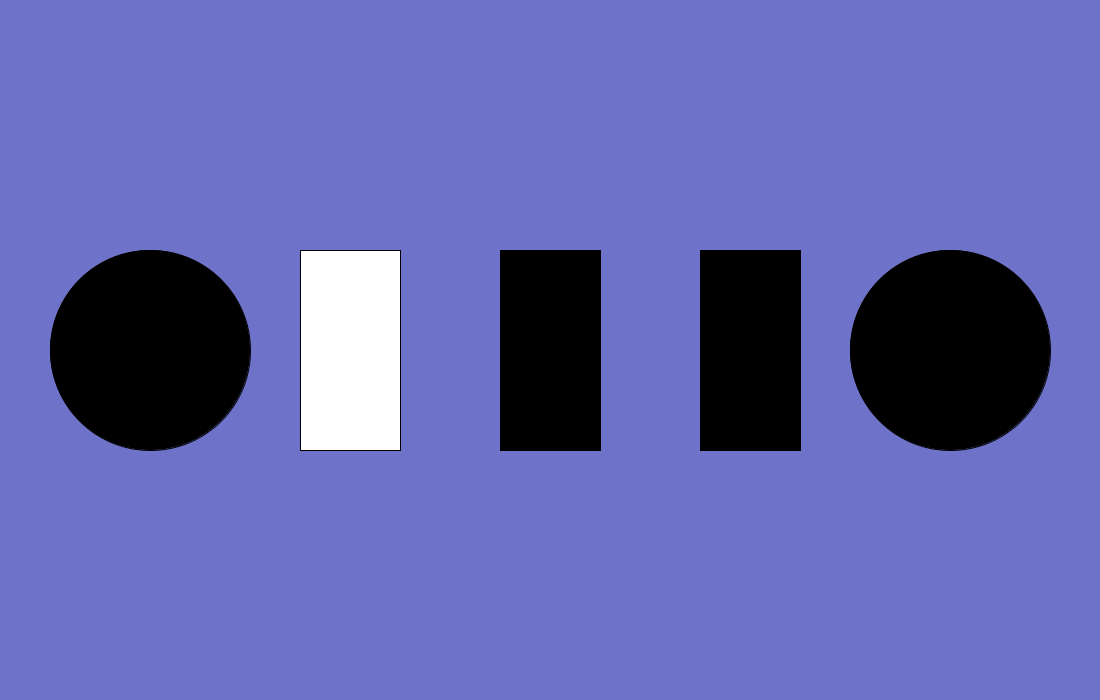
Frame 1 (no input)
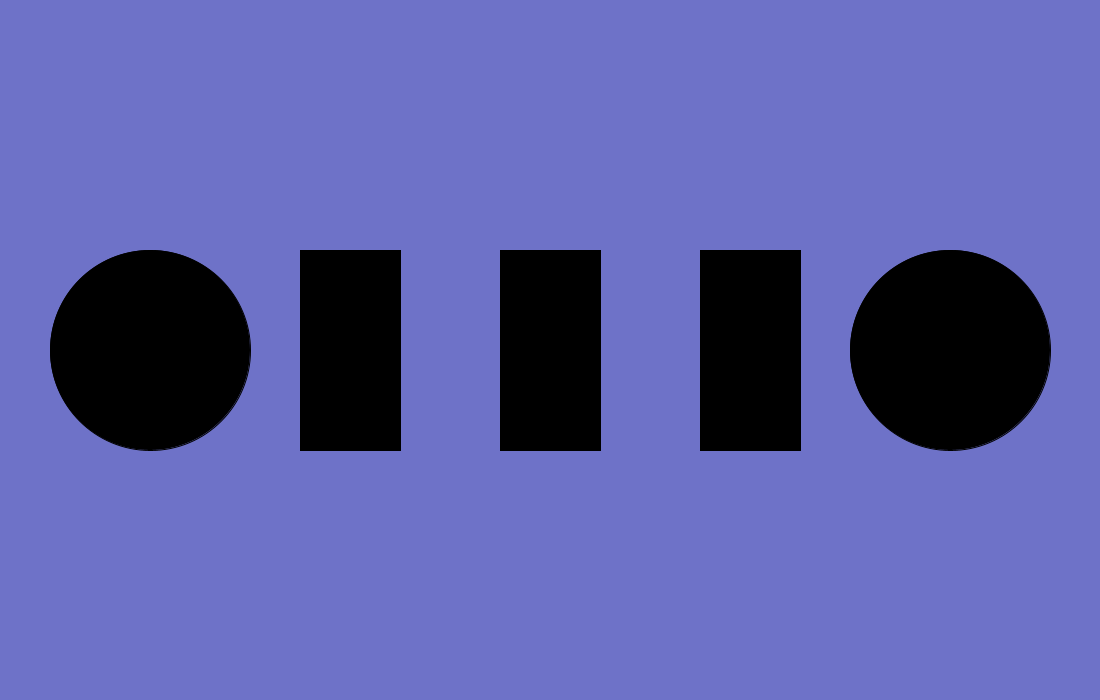
Frame 60 (the mouse pressed at the canvas centre just before this capture)
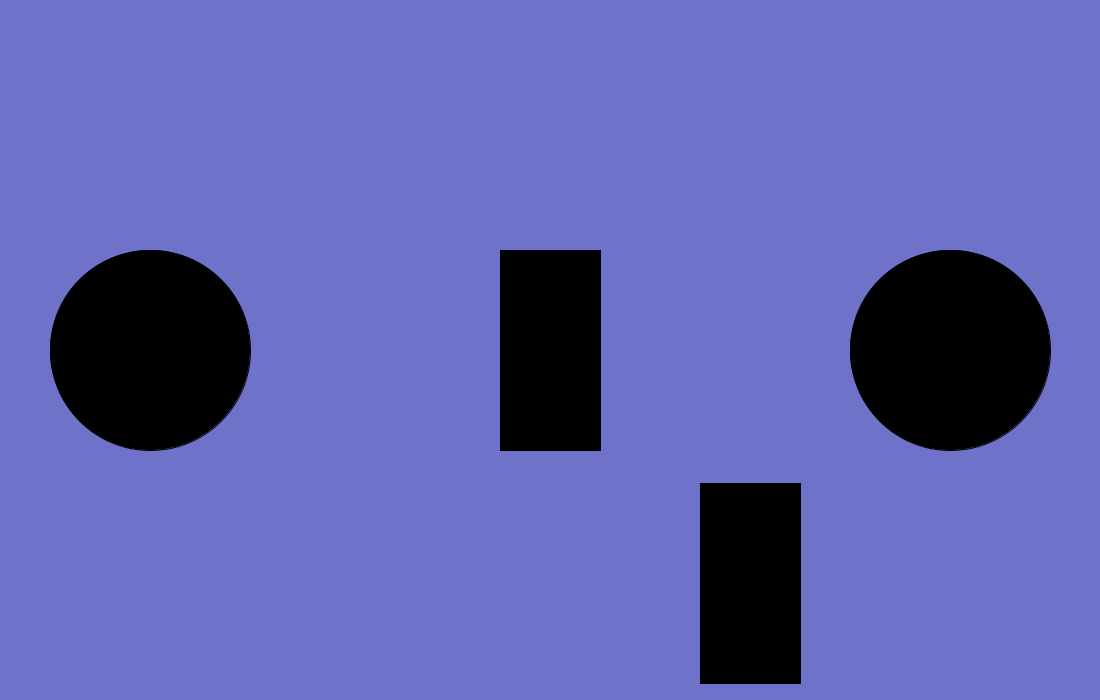
Frame 120 (the mouse held since frame 60 and released just before this capture)

The Processing sketch that drew these frames (run headless with seeded random() and noise(); from frame 60 on, the mouse is pressed at the canvas centre):

// Processing sketch: processing_163855
// ── processing_163855.pde

///happens once
void setup(){
  ///size of canvas
  size(1100,700);
  ///closes void setup
}
///things that keep happening
void draw(){
  ///create a blackground color
  background(110,114,200);
  ///has the rect move with y but times 1.5 +250 y, so it moves faster than other rect
  rect(300, mouseY*1.5+250, 100, 200);
  ///black fill
   fill(0);
   ///makes a rectangle
  rect(500, 250, 100, 200);
  ///black fill
    fill(0);
    ///a rectangle that also moves with y location of the mouse
  rect(700, mouseY/1.5+250, 100, 200);
  ///creates a non moving ellipse
  ellipse(150, 350, 200, 200);
  ///creates a non moving ellipse
  ellipse(950, 350, 200, 200);
  ///ends drawing void
 
}
